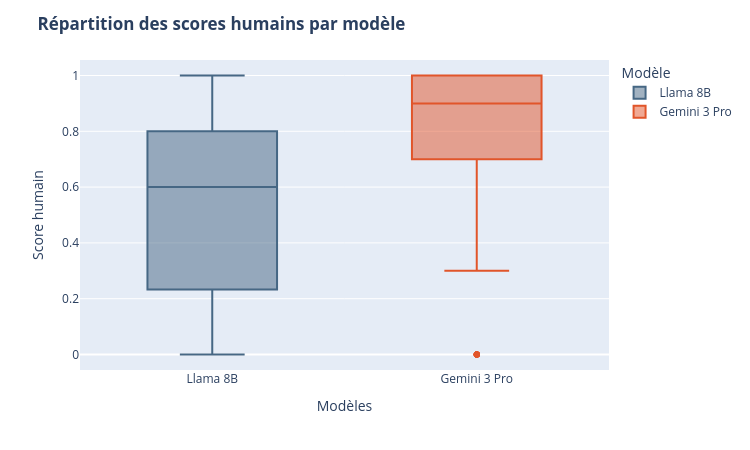

Notebook cell for this chart:
### Code cell
fig = px.box(
    df_compare,
    x="Modèle",
    y="score_humain",
    color="Modèle",
    color_discrete_map={
        "Llama 8B": "#466784",
        "Gemini 3 Pro": "#e1552a"
    }
)
fig.update_layout(
    title="<b>Répartition des scores humains par modèle</b>",
    xaxis_title="Modèles",
    yaxis_title="Score humain",
    width=750,
    height=450
)
fig.show()

### Figure 1 — Plotly figure (JSON) as saved in the notebook; plotly's stock layout.template omitted (floating-point values rounded to 4 significant figures; data arrays with more than 128 entries replaced by an {"elided": "..."} marker saying what was removed)
{"data": [{"alignmentgroup": "True", "hovertemplate": "Modèle=%{x}<br>score_humain=%{y}<extra></extra>", "legendgroup": "Llama 8B", "marker": {"color": "#466784"}, "name": "Llama 8B", "notched": false, "offsetgroup": "Llama 8B", "orientation": "v", "showlegend": true, "type": "box", "x": {"elided": "200 str values"}, "x0": " ", "xaxis": "x", "y": {"elided": "200 float values"}, "y0": " ", "yaxis": "y"}, {"alignmentgroup": "True", "hovertemplate": "Modèle=%{x}<br>score_humain=%{y}<extra></extra>", "legendgroup": "Gemini 3 Pro", "marker": {"color": "#e1552a"}, "name": "Gemini 3 Pro", "notched": false, "offsetgroup": "Gemini 3 Pro", "orientation": "v", "showlegend": true, "type": "box", "x": {"elided": "200 str values"}, "x0": " ", "xaxis": "x", "y": {"elided": "200 float values"}, "y0": " ", "yaxis": "y"}], "layout": {"boxmode": "overlay", "height": 450, "legend": {"title": {"text": "Modèle"}, "tracegroupgap": 0}, "margin": {"t": 60}, "title": {"text": "<b>Répartition des scores humains par modèle</b>"}, "width": 750, "xaxis": {"anchor": "y", "categoryarray": ["Llama 8B", "Gemini 3 Pro"], "categoryorder": "array", "domain": [0, 1], "title": {"text": "Modèles"}}, "yaxis": {"anchor": "x", "domain": [0, 1], "title": {"text": "Score humain"}}}}
